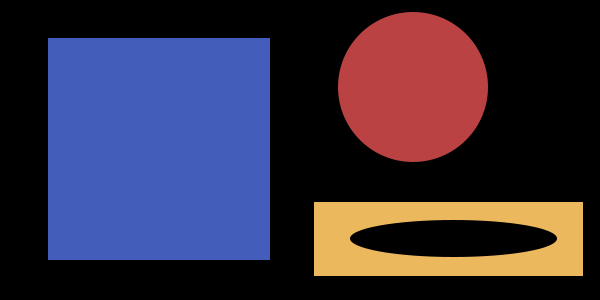
#> input picture pyimagesearch gurus/Module 1/img/basic_shapes.png, 600 x 300 px
$ python translation.py --image ../img/basic_shapes.png
#> lines starting #> are read from the running program, lines starting #| are printed output that depends on the picture
import numpy as np
import argparse
import imutils
import cv2

# construct the argument parser and parse the arguments
ap = argparse.ArgumentParser()
ap.add_argument('-i', '--image', required=True, help='Path to the image')
args = vars(ap.parse_args())

# load the image and show it
image = cv2.imread(args['image'])
#> image is the input picture: shape (300, 600, 3); mean B, G, R 64.6, 46.4, 54.5
cv2.imshow('Original', image)
cv2.waitKey(0)

# NOTE: translating (shifting) an image is given by a numpy matrix in the form
# [[1, 0, shiftX], [0, 1, shiftY]]
# You simply need to specify how many pixels you want to shift the image
# in the x and y direction. Let's translate the image 25 pixels to the
# right and 50 pixels down
M = np.float32([[1, 0, 25], [0, 1, 50]])
shifted = cv2.warpAffine(image, M, (image.shape[1], image.shape[0]))
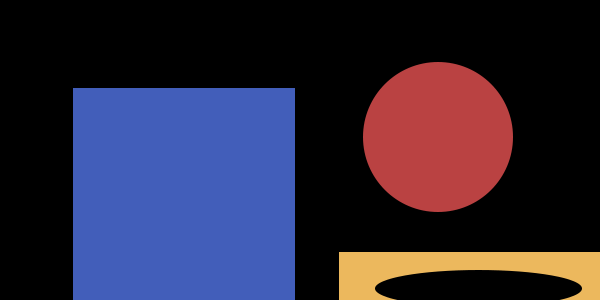
#> shifted: shape (300, 600, 3); mean B, G, R 58.9, 38.5, 45.1
cv2.imshow('Shifted Down and Right', shifted)
cv2.waitKey(0)

# now let's shift the image 50 pixels to the left and 90 pixels up,
# we accomplish this using negative values
M = np.float32([[1, 0, -50], [0, 1, -90]])
shifted = cv2.warpAffine(image, M, (image.shape[1], image.shape[0]))
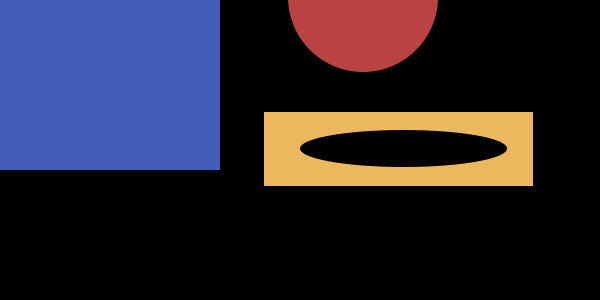
#> shifted: shape (300, 600, 3); mean B, G, R 48.9, 36.8, 40.6
cv2.imshow('Shifted Up and Left', shifted)
cv2.waitKey(0)

# finally let's use our helper function in imutils to shift the image down 100 pixels
shifted  = imutils.translate(image, 0, 100)
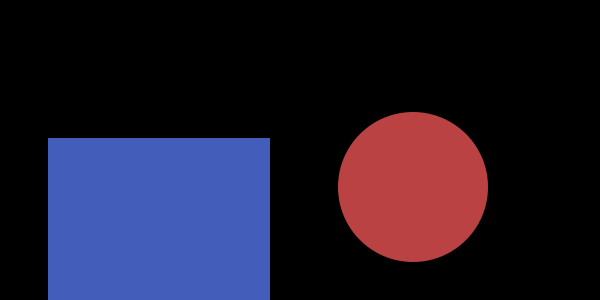
#> shifted: shape (300, 600, 3); mean B, G, R 43.6, 25.3, 31.4
cv2.imshow('Shifted Down', shifted)
cv2.waitKey(0)

$ run again, on pyimagesearch gurus/Module 1/img/circles_and_squares.png
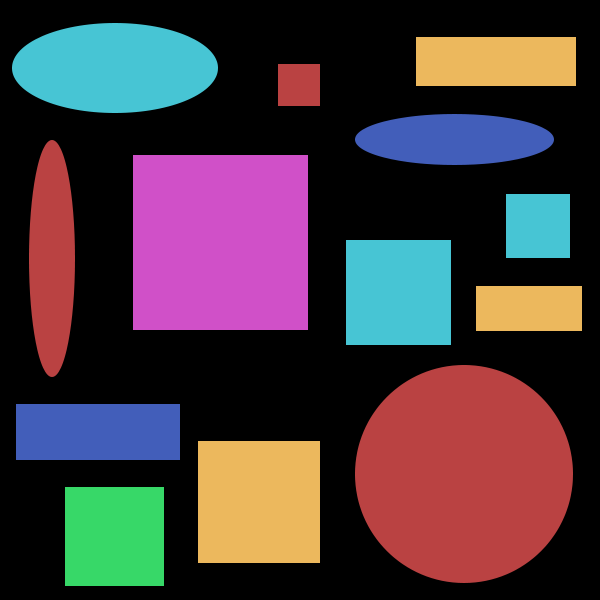
#> input picture pyimagesearch gurus/Module 1/img/circles_and_squares.png, 600 x 600 px
#> image is the input picture: shape (600, 600, 3); mean B, G, R 62, 56.2, 70.8
#> `shifted = cv2.warpAffine(image, M, (image.shape[1], image.shape[0]))`:
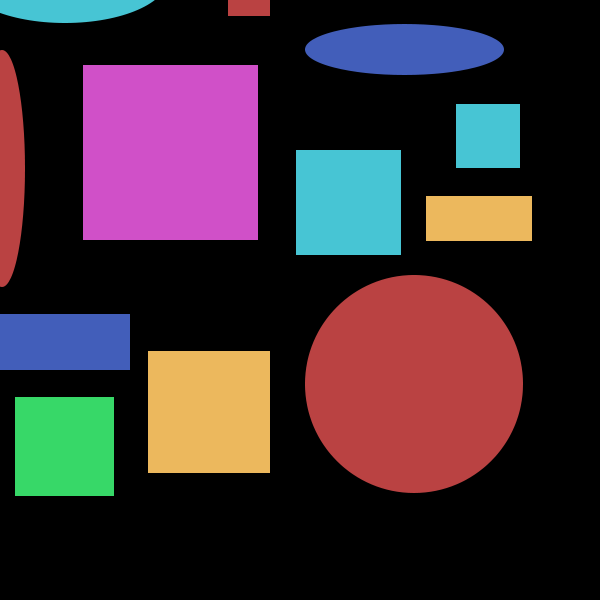
#> shifted: shape (600, 600, 3); mean B, G, R 51.2, 44.3, 60.5
#> `shifted  = imutils.translate(image, 0, 100)`:
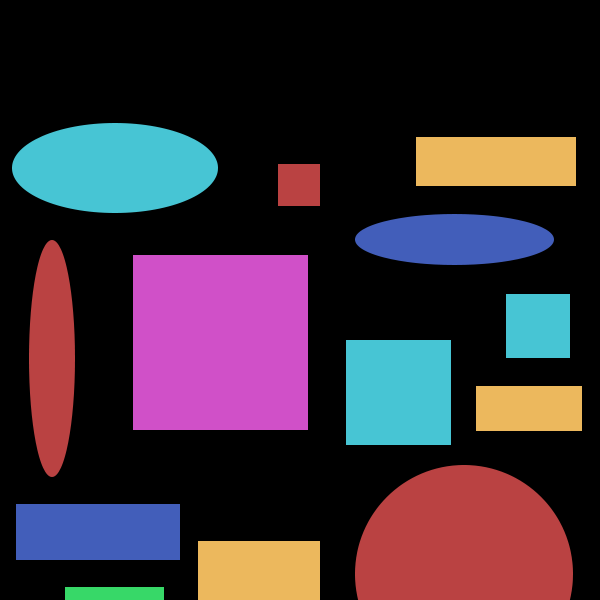
#> shifted: shape (600, 600, 3); mean B, G, R 55.2, 44.8, 57.7
